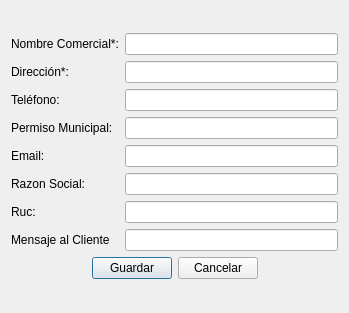
<?xml version="1.0" encoding="UTF-8"?>
<ui version="4.0">
 <class>ui_tienda_agregar</class>
 <widget class="QDialog" name="ui_tienda_agregar">
  <property name="geometry">
   <rect>
    <x>0</x>
    <y>0</y>
    <width>349</width>
    <height>313</height>
   </rect>
  </property>
  <property name="windowTitle">
   <string>Agregar Tienda</string>
  </property>
  <layout class="QGridLayout" name="gridLayout">
   <item row="0" column="0">
    <layout class="QGridLayout" name="gridLayout_2">
     <item row="2" column="1">
      <widget class="QLineEdit" name="textTelefono"/>
     </item>
     <item row="3" column="1">
      <widget class="QLineEdit" name="textPermisoMunicipal"/>
     </item>
     <item row="5" column="0">
      <widget class="QLabel" name="label_2">
       <property name="text">
        <string>Razon Social:</string>
       </property>
      </widget>
     </item>
     <item row="0" column="1">
      <widget class="QLineEdit" name="textAlias"/>
     </item>
     <item row="8" column="0" colspan="2">
      <layout class="QHBoxLayout" name="horizontalLayout">
       <item>
        <spacer name="horizontalSpacer">
         <property name="orientation">
          <enum>Qt::Horizontal</enum>
         </property>
         <property name="sizeHint" stdset="0">
          <size>
           <width>40</width>
           <height>20</height>
          </size>
         </property>
        </spacer>
       </item>
       <item>
        <widget class="QPushButton" name="pushButton_Aceptar">
         <property name="text">
          <string>Guardar</string>
         </property>
        </widget>
       </item>
       <item>
        <widget class="QPushButton" name="pushButton_Cancelar">
         <property name="text">
          <string>Cancelar</string>
         </property>
        </widget>
       </item>
       <item>
        <spacer name="horizontalSpacer_2">
         <property name="orientation">
          <enum>Qt::Horizontal</enum>
         </property>
         <property name="sizeHint" stdset="0">
          <size>
           <width>40</width>
           <height>20</height>
          </size>
         </property>
        </spacer>
       </item>
      </layout>
     </item>
     <item row="6" column="0">
      <widget class="QLabel" name="label_3">
       <property name="text">
        <string>Ruc:</string>
       </property>
      </widget>
     </item>
     <item row="2" column="0">
      <widget class="QLabel" name="label_22">
       <property name="text">
        <string>Teléfono:</string>
       </property>
      </widget>
     </item>
     <item row="1" column="1">
      <widget class="QLineEdit" name="textDireccion"/>
     </item>
     <item row="3" column="0">
      <widget class="QLabel" name="label_23">
       <property name="text">
        <string>Permiso Municipal:</string>
       </property>
      </widget>
     </item>
     <item row="0" column="0">
      <widget class="QLabel" name="label_24">
       <property name="text">
        <string>Nombre Comercial*:</string>
       </property>
      </widget>
     </item>
     <item row="4" column="1">
      <widget class="QLineEdit" name="textEmail"/>
     </item>
     <item row="4" column="0">
      <widget class="QLabel" name="label">
       <property name="text">
        <string>Email:</string>
       </property>
      </widget>
     </item>
     <item row="1" column="0">
      <widget class="QLabel" name="label_19">
       <property name="text">
        <string>Dirección*:</string>
       </property>
      </widget>
     </item>
     <item row="7" column="0">
      <widget class="QLabel" name="label_4">
       <property name="text">
        <string>Mensaje al Cliente</string>
       </property>
      </widget>
     </item>
     <item row="5" column="1">
      <widget class="QLineEdit" name="textRazonSocial"/>
     </item>
     <item row="6" column="1">
      <widget class="QLineEdit" name="textRuc"/>
     </item>
     <item row="7" column="1">
      <widget class="QLineEdit" name="textMensaje"/>
     </item>
    </layout>
   </item>
  </layout>
 </widget>
 <tabstops>
  <tabstop>textAlias</tabstop>
  <tabstop>textDireccion</tabstop>
  <tabstop>textTelefono</tabstop>
  <tabstop>textPermisoMunicipal</tabstop>
  <tabstop>textEmail</tabstop>
  <tabstop>textRazonSocial</tabstop>
  <tabstop>textRuc</tabstop>
  <tabstop>textMensaje</tabstop>
  <tabstop>pushButton_Aceptar</tabstop>
  <tabstop>pushButton_Cancelar</tabstop>
 </tabstops>
 <resources/>
 <connections/>
</ui>
